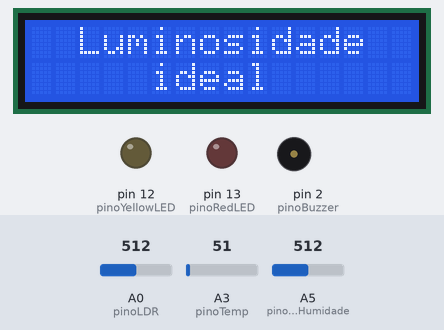
Simulated run of this sketch. Board: Arduino Uno, built with avr-gcc and run on an emulated ATmega328P. On the bench: 16×2 character LCD, output pins drawn as LEDs (lit = HIGH), buzzer (waves = sounding, pin HIGH). The inputs (shaded band) are chosen by the test bench; at power-on: A3 (pinoTemp) = 51, A0 (pinoLDR) = 512, A5 (pinoSensorHumidade) = 512. Pins used as bus, display or sensor lines are not drawn.

Above: at 1.2 s.
1.3 s: A3 (pinoTemp) set to 67
14.0 s: A3 (pinoTemp) set to 76
At 24.0 s:
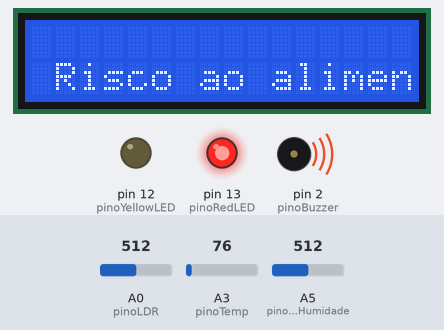
26.7 s: A0 (pinoLDR) set to 842
34.0 s: A0 (pinoLDR) set to 860
At 46.1 s:
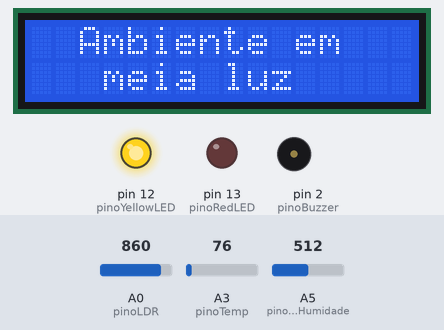
46.7 s: A5 (pinoSensorHumidade) set to 504
At 59.3 s:
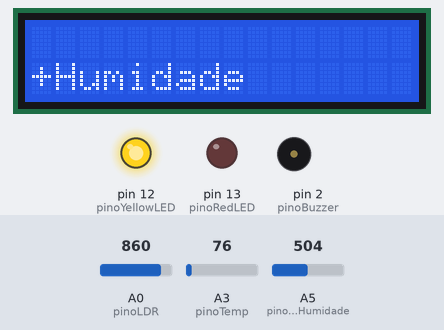
59.4 s: A5 (pinoSensorHumidade) set to 900
At 72.5 s:
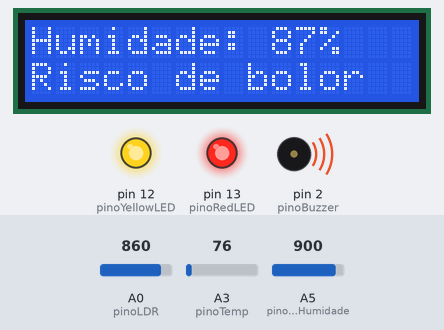
Timing chart, 0 to 73.1 s (numbered marks = the images above; inputs shaded):
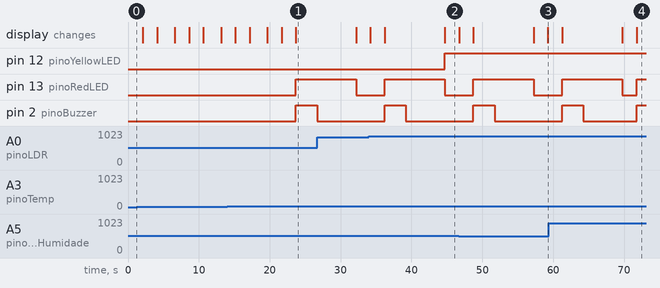

The sketch:

main.ino
```cpp
#include <LiquidCrystal.h>


const int pinoRS = 11;
const int pinoE = 10;
const int pinoD4 = 7;
const int pinoD5 = 6;
const int pinoD6 = 5;
const int pinoD7 = 4;


const int pinoLDR = A0;
const int pinoSensorHumidade = A5;
const int pinoTemp = A3;
const int pinoGreenLED = 0;
const int pinoYellowLED = 12;
const int pinoRedLED = 13;
const int pinoBuzzer = 2;

LiquidCrystal lcd(pinoRS, pinoE, pinoD4, pinoD5, pinoD6, pinoD7);

void setup() {

  Serial.begin(9600);


  lcd.begin(16, 2);


  pinMode(pinoGreenLED, OUTPUT);
  pinMode(pinoYellowLED, OUTPUT);
  pinMode(pinoRedLED, OUTPUT);
  pinMode(pinoBuzzer, OUTPUT);


  lcd.clear();
  lcd.setCursor(0, 0);
  lcd.print("Inicializando...");
}

void loop() {

  int valorLDR = analogRead(pinoLDR);
  int valorSensorHumidade = analogRead(pinoSensorHumidade)/10.23;
  float valorTemp = analogRead(pinoTemp) * 0.48875;
  lcd.clear();


  lcd.print("Luminosidade: ");
  lcd.println(valorLDR);
  if (valorLDR < 850) {
    lcd.clear();
    lcd.setCursor(2, 0);
    lcd.print("Luminosidade");
    lcd.setCursor(5, 1);
    lcd.print("ideal");
    digitalWrite(pinoGreenLED, HIGH);
    digitalWrite(pinoYellowLED, LOW);
    digitalWrite(pinoRedLED, LOW);
  } else if (valorLDR < 960) {
    lcd.clear();
    lcd.setCursor(2, 0);
    lcd.print("Ambiente em");
    lcd.setCursor(3, 1);
    lcd.print("meia luz");
    digitalWrite(pinoGreenLED, LOW);
    digitalWrite(pinoYellowLED, HIGH);
    digitalWrite(pinoRedLED, LOW);
  } else {
    lcd.clear();
    lcd.setCursor(3, 0);
    lcd.print("Ambiente");
    lcd.setCursor(5, 1);
    lcd.print("claro");
    digitalWrite(pinoGreenLED, LOW);
    digitalWrite(pinoYellowLED, LOW);
    digitalWrite(pinoRedLED, HIGH);
    digitalWrite(pinoBuzzer, HIGH);
    delay(3000);
    digitalWrite(pinoBuzzer, LOW);
    delay(3000);

  }
  delay(2000);

  lcd.clear();
  lcd.setCursor(0, 0);
  lcd.print("Humidade: ");
  lcd.print(valorSensorHumidade);
  lcd.print("%");
  if (valorSensorHumidade<25){//As medidas foram adquiridas após pesquisas, da humidade ideal para manter um vinho de qualidade
    lcd.clear();
    lcd.setCursor(0, 1);
    lcd.print("Risco ao alimento");
    digitalWrite(pinoRedLED, HIGH);
    digitalWrite(pinoBuzzer, HIGH);
    delay(3000);
    digitalWrite(pinoBuzzer, LOW);
    delay(3000);
  }else if(valorSensorHumidade<50){
    lcd.clear();
    lcd.setCursor(0, 1);
    lcd.print("+Humidade");
  }else if(valorSensorHumidade<75){
    lcd.clear();
    lcd.setCursor(1, 1);
    lcd.print("Humidade Certa");
  }else{
    lcd.setCursor(0, 1);
    lcd.print("Risco de bolor");
    digitalWrite(pinoRedLED, HIGH);
    digitalWrite(pinoBuzzer, HIGH);
    delay(3000);
    digitalWrite(pinoBuzzer, LOW);
    delay(3000);
  }
  delay(2000);

  lcd.clear();
  lcd.setCursor(0, 0);
  lcd.print("Temp: ");
  lcd.print(valorTemp);
  lcd.print(" C");
  if (valorTemp<10){//As medidas foram adquiridas após pesquisas, da temperatura ideal para manter um vinho de qualidade
    lcd.clear();
    lcd.setCursor(1, 1);
    lcd.print("Aumente a temp");
    digitalWrite(pinoRedLED, HIGH);
    digitalWrite(pinoBuzzer, HIGH);
    delay(3000);
    digitalWrite(pinoBuzzer, LOW);
    delay(3000);
  }else if(valorTemp<20){
    lcd.clear();
    lcd.setCursor(2, 1);
    lcd.print("Temp. ideal");
  }else if (valorTemp<35){
    lcd.clear();
    lcd.setCursor(1, 1);
    lcd.print("Abaixe a temp");
  }else{
    lcd.clear();
    lcd.setCursor(1, 1);
    lcd.print("Risco ao alimento");
    digitalWrite(pinoRedLED, HIGH);
    digitalWrite(pinoBuzzer, HIGH);
    delay(3000);
    digitalWrite(pinoBuzzer, LOW);
    delay(3000);
  }
  delay(2000);

delay(500);
}
```

Measured:
- the behaviour switches between 71 and 72 on A3 (pinoTemp) (found by bisection; images 0 and 1)
- the behaviour switches between 849 and 850 on A0 (pinoLDR) (found by bisection; images 1 and 2)
- the behaviour switches between 512 and 511 on A5 (pinoSensorHumidade) (found by bisection; images 2 and 3)
- after the input at 14.0 s, pin 13 (pinoRedLED): LOW → HIGH after 9.7 s; pin 2 (pinoBuzzer): LOW → HIGH after 9.7 s, → LOW 3.0 s later; the display: first differs from a run without the input after 9.7 s (image 1)
- after the input at 34.0 s, pin 12 (pinoYellowLED): LOW → HIGH after 10.7 s; the display: first differs from a run without the input after 10.7 s (image 2)
- after the input at 46.7 s, the display: first differs from a run without the input after 12.5 s (image 3)
- after the input at 59.4 s, the display: first differs from a run without the input after 12.4 s (image 4)
